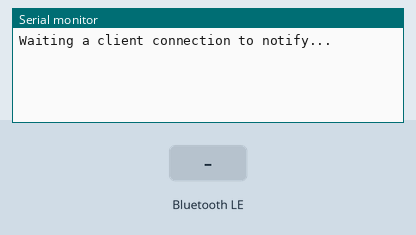
This sketch was run on a simulated ESP32. Shown: the last lines printed to the serial monitor. The inputs (shaded band) are chosen by the test bench. Nothing arrives over Bluetooth unless stated; a phone connects over Bluetooth LE 3 s after start.

Above: at 1.2 s.
1.3 s: Bluetooth LE write "1" received
At 2.5 s:
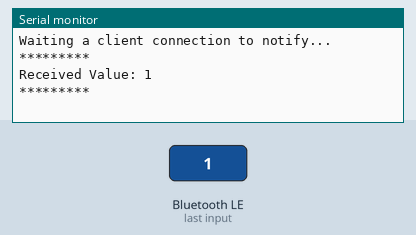
2.8 s: Bluetooth LE write "0" received
At 3.9 s:
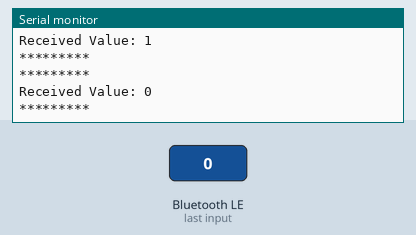
4.3 s: Bluetooth LE write "2" received
At 5.1 s:
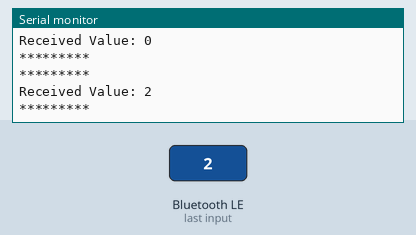

The sketch:

UART_BLE.ino
```cpp
/*
    Video: https://www.youtube.com/watch?v=oCMOYS71NIU
    Based on Neil Kolban example for IDF: https://github.com/nkolban/esp32-snippets/blob/master/cpp_utils/tests/BLE%20Tests/SampleNotify.cpp
    Ported to Arduino ESP32 by Evandro Copercini

   Create a BLE server that, once we receive a connection, will send periodic notifications.
   The service advertises itself as: 6E400001-B5A3-F393-E0A9-E50E24DCCA9E
   Has a characteristic of: 6E400002-B5A3-F393-E0A9-E50E24DCCA9E - used for receiving data with "WRITE"
   Has a characteristic of: 6E400003-B5A3-F393-E0A9-E50E24DCCA9E - used to send data with  "NOTIFY"

   The design of creating the BLE server is:
   1. Create a BLE Server
   2. Create a BLE Service
   3. Create a BLE Characteristic on the Service
   4. Create a BLE Descriptor on the characteristic
   5. Start the service.
   6. Start advertising.

   In this example rxValue is the data received (only accessible inside that function).
   And txValue is the data to be sent, in this example just a byte incremented every second.
*/
#include <BLEDevice.h>
#include <BLEServer.h>
#include <BLEUtils.h>
#include <BLE2902.h>

BLEServer *pServer = NULL;
BLECharacteristic *pTxCharacteristic;
bool deviceConnected = false;
bool oldDeviceConnected = false;
uint8_t txValue = 0;

// See the following for generating UUIDs:
// https://www.uuidgenerator.net/

#define SERVICE_UUID           "6E400001-B5A3-F393-E0A9-E50E24DCCA9E"  // UART service UUID
#define CHARACTERISTIC_UUID_RX "6E400002-B5A3-F393-E0A9-E50E24DCCA9E"
#define CHARACTERISTIC_UUID_TX "6E400003-B5A3-F393-E0A9-E50E24DCCA9E"

class MyServerCallbacks : public BLEServerCallbacks {
  void onConnect(BLEServer *pServer) {
    deviceConnected = true;
  };

  void onDisconnect(BLEServer *pServer) {
    deviceConnected = false;
  }
};

class MyCallbacks : public BLECharacteristicCallbacks {
  void onWrite(BLECharacteristic *pCharacteristic) {
    String rxValue = pCharacteristic->getValue();

    if (rxValue.length() > 0) {
      Serial.println("*********");
      Serial.print("Received Value: ");
      for (int i = 0; i < rxValue.length(); i++) {
        Serial.print(rxValue[i]);
      }

      Serial.println();
      Serial.println("*********");
    }
  }
};

void setup() {
  Serial.begin(115200);

  // Create the BLE Device
  BLEDevice::init("UART Master");

  // Create the BLE Server
  pServer = BLEDevice::createServer();
  pServer->setCallbacks(new MyServerCallbacks());

  // Create the BLE Service
  BLEService *pService = pServer->createService(SERVICE_UUID);

  // Create a BLE Characteristic
  pTxCharacteristic = pService->createCharacteristic(CHARACTERISTIC_UUID_TX, BLECharacteristic::PROPERTY_NOTIFY);

  pTxCharacteristic->addDescriptor(new BLE2902());

  BLECharacteristic *pRxCharacteristic = pService->createCharacteristic(CHARACTERISTIC_UUID_RX, BLECharacteristic::PROPERTY_WRITE);

  pRxCharacteristic->setCallbacks(new MyCallbacks());

  // Start the service
  pService->start();

  // Start advertising
  pServer->getAdvertising()->addServiceUUID(pService->getUUID());
  pServer->getAdvertising()->start();
  Serial.println("Waiting a client connection to notify...");
}

void loop() {

  if (deviceConnected) {
    pTxCharacteristic->setValue(&txValue, 1);
    pTxCharacteristic->notify();
    txValue++;
    delay(10);  // bluetooth stack will go into congestion, if too many packets are sent
  }

  // disconnecting
  if (!deviceConnected && oldDeviceConnected) {
    delay(500);                   // give the bluetooth stack the chance to get things ready
    pServer->startAdvertising();  // restart advertising
    Serial.println("start advertising");
    oldDeviceConnected = deviceConnected;
  }
  // connecting
  if (deviceConnected && !oldDeviceConnected) {
    // do stuff here on connecting
    oldDeviceConnected = deviceConnected;
  }
}
```

Measured:
- after the input at 1.3 s, the serial monitor: prints a new line after 0.05 s (image 1)
- after the input at 2.8 s, the serial monitor: prints a new line after 0.05 s (image 2)
- after the input at 4.3 s, the serial monitor: prints a new line after 0.05 s (image 3)
